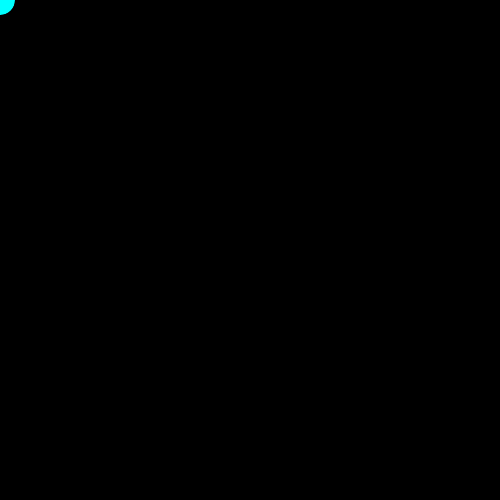
Frame 1 (no input)
Frame 60 (the mouse pressed at the canvas centre just before this capture): identical to frame 1, image omitted
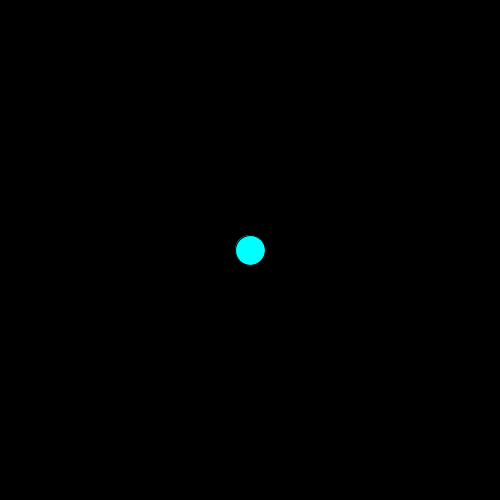
Frame 120 (the mouse held since frame 60 and released just before this capture)

The Processing sketch that drew these frames (run headless with seeded random() and noise(); from frame 60 on, the mouse is pressed at the canvas centre):

// Processing sketch: processing_105767
// ── processing_105767.pde

float x,y;
int i,N;

void setup(){
   size(500,500);
   fill(0,255,255);
   N=1;
}

void draw(){
  background(0,0,0);

  x=mouseX;
  y=mouseY;
  
  for (i=0;i<N;i++) {
    ellipse(x+i*30,y+i*30,30,30);
  }
  
}

void mouseClicked() {
  increaseEllipse();
}

void increaseEllipse() {
  N++;
}
